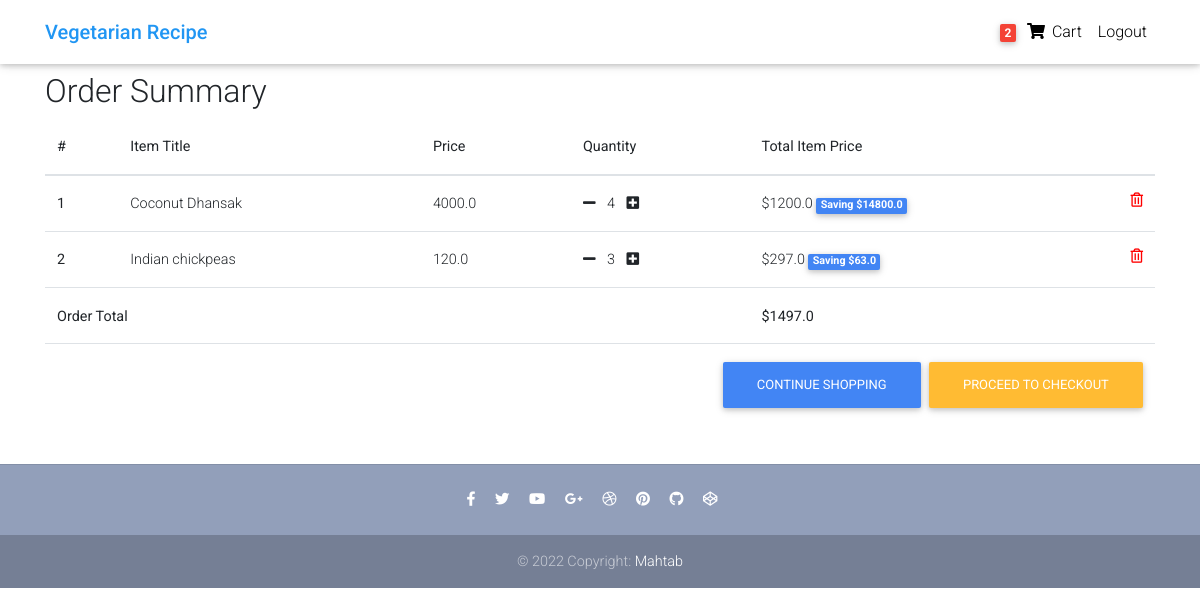
/order_summary/ (signed in), run on an earlier commit of the app's database.
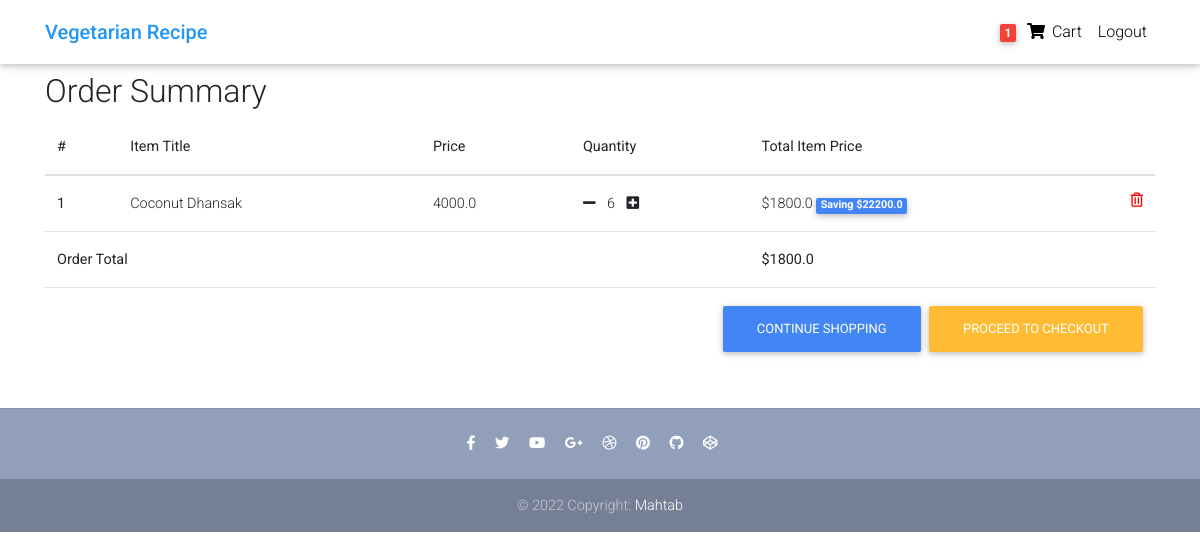
And on a later commit of the database.
### core/models.py (models this page shows, shortened)
class Order(models.Model):
    user = models.ForeignKey(settings.AUTH_USER_MODEL,
                             on_delete=models.CASCADE)
    items = models.ManyToManyField(OrderItem)
    start_date = models.DateTimeField(auto_now_add=True)
    ordered_date = models.DateTimeField()
    ordered = models.BooleanField(default=False)
    billing_address = models.ForeignKey('BillingAddress',
                                        on_delete=models.SET_NULL,null=True,blank=True)
    def get_total(self):
        total = 0
        for order_item in self.items.all():
            total+=order_item.get_final_price()
        return total

class OrderItem(models.Model):
    user = models.ForeignKey(settings.AUTH_USER_MODEL,
                             on_delete=models.CASCADE, blank=True, null=True)
    ordered = models.BooleanField(default=False)
    item = models.ForeignKey(Recipe, on_delete=models.CASCADE)
    quantity = models.IntegerField(default=1)
    def get_total_item_price(self):
        return self.quantity*self.item.price
    def get_total_discount_item_price(self):
        return self.quantity*self.item.discount_price
    def get_final_price(self):
        if self.item.discount_price:
            return self.item.discount_price*self.quantity
        return self.item.price*self.quantity
    def get_amount_saved(self):
        return self.get_total_item_price() - self.get_total_discount_item_price()

class Recipe(models.Model):
    STATUS_CHOICES = (
        (u'P', _('published')),
        (u'd', _('draft')),
        (u'i', _('idea')),
    )
    COMPLEXITY_CHOICES = (
        (1, _('еasy')),
        (2, _('medium')),
        (3, _('hard')),
    )
    owner = models.ForeignKey(settings.AUTH_USER_MODEL,
                             on_delete=models.CASCADE, related_name='recipes_created')
    title = models.CharField(max_length=250, unique=True,
                             verbose_name=_('title'))
    url = models.CharField(max_length=250, default='', unique=True, blank=True,
                           verbose_name=_('recipe url'))
    status = models.CharField(max_length=2, default=u'i',
                              choices=STATUS_CHOICES,
                              verbose_name=_('status'))
    category = models.ForeignKey(Category, on_delete=models.CASCADE,
                                 verbose_name=_('category'))
    complexity = models.IntegerField(default=1, choices=COMPLEXITY_CHOICES,
                                     verbose_name=_('complexity'))
    time = models.IntegerField(default=0, null=True, blank=True,
                               verbose_name=_('time'),
                               help_text=_("Total time for cooking, "
                                           "in minutes"))
    manually_weight = models.IntegerField(default=None, null=True, blank=True,
                                          verbose_name=_('manually_weight'),
                                          help_text=_("Weight after cooking, "
                                                      "in grams"))
    manually_energy = models.DecimalField(default=None, null=True, blank=True,
                                          max_digits=7, decimal_places=3,
                                          verbose_name=_('manually_energy'))
    manually_protein = models.DecimalField(default=None, null=True, blank=True,
                                           max_digits=7, decimal_places=3,
                                           verbose_name=_('manually_protein'))
    manually_fat = models.DecimalField(default=None, null=True, blank=True,
                                       max_digits=7, decimal_places=3,
                                       verbose_name=_('manually_fat'))
    manually_carbohydrate = models.DecimalField(default=None, null=True,
                                                blank=True, max_digits=7,
                                                decimal_places=3,
                                                verbose_name=_('manually_carbohydrate'))
    weight = models.IntegerField(default=0, verbose_name=_('weight'),
                                 help_text=_("Weight after cooking, in grams"))
    energy = models.DecimalField(default=0, max_digits=7, decimal_places=3,
                                 verbose_name=_('energy'))
    protein = models.DecimalField(default=0, max_digits=7, decimal_places=3,
                                  verbose_name=_('protein'))
    fat = models.DecimalField(default=0, max_digits=7, decimal_places=3,
                              verbose_name=_('fat'))
    carbohydrate = models.DecimalField(default=0, max_digits=7,
                                       decimal_places=3,
                                       verbose_name=_('carbohydrate'))
    image = AjaxImageField(null=True, blank=True, upload_to='images',
                           max_width=1024, max_height=768, crop=True,
                           verbose_name=_('image'))
    thumbnail = ImageSpecField(source='image',
                               processors=[ResizeToFill(400, 300)],
                               format='JPEG', options={'quality': 90})
    tags = models.ManyToManyField(Tag, blank=True, verbose_name=_('tags'),
                                  help_text=_('tags'))
    label = models.CharField(choices=LABEL_CHOICES, max_length=1)
    slug = models.SlugField()
    price = models.FloatField()
    discount_price = models.FloatField(blank=True, null=True)
    description = models.TextField(blank=True, verbose_name=_('description'))
    def fullness(self):
        """ return recipe fullnes """
        fullness = 0
        if self.image:
            fullness = fullness + 20
        if self.description:
            fullness = fullness + 10
        ok_gram = True
        ok_energy = True
        ok_nutrients = True
        ingredients = self.recipeingredient_set.all()
        if ingredients:
            fullness = fullness + 20
            for ingredient in ingredients:
                if ingredient.roughly:
                    ok_gram = False
                if ingredient.ingredient.energy is None:
                    ok_energy = False
                if ingredient.ingredient.protein is None or \
                        ingredient.ingredient.fat is None or \
                        ingredient.ingredient.carbohydrate is None:
                    ok_nutrients = False
            if ok_gram:
                fullness = fullness + 20
            if ok_energy:
                fullness = fullness + 20
            if ok_nutrients:
                fullness = fullness + 5
        if self.recipeimage_set.all():
            fullness = fullness + 5
        return '%i%%' % fullness
    fullness.short_description = _('fullness')
    def recipe_tags(self):
        """ return recipe tags, comma separated """
        return ", ".join([t.name for t in self.tags.all()])
    recipe_tags.short_description = _('tags')
    def recipe_ingredients(self, maximum=3, weight=False, more=False):
        """ return list of recipe ingredients """
        ingredients = []
        for i in self.recipeingredient_set.all():
            if weight:
                ingr = "{}: {} {}".format(i.ingredient.name, i.weight, _('gr'))
            else:
                ingr = i.ingredient.name
            ingredients.append(ingr)
        return ', '.join(ingredients[0:maximum]) + \
                    (' ...' if (maximum < len(ingredients) and more) else '')
    recipe_ingredients.short_description = _('ingredients')
    def has_roughly(self):
        """ return True if recipe has roughly ingridient """
        has_roughly = False
        for i in self.recipeingredient_set.all():
            if i.roughly:
                has_roughly = True
        return has_roughly
    has_roughly.short_description = _('Has roughly')
    class Meta:
        verbose_name = _('recipe')
        verbose_name_plural = _('recipes')

### core/views.py (the view)
# urls.py: path('order_summary/',OrderSummaryView.as_view(),name='order_summary'),
class OrderSummaryView(LoginRequiredMixin,View):
    def get(self,*args,**kwargs):
        try:
            order = Order.objects.get(user = self.request.user,ordered=False)
            context = {'object':order}
            return render(self.request,'order_summary.html',context)
        except ObjectDoesNotExist:
            messages.error(self.request,'You do ot have an acitve order')
            return redirect('/')

### core/templatetags/cart_template_tags.py (called while the page is built)
@register.filter
def cart_item_count(user):
    if user.is_authenticated:
        qs = Order.objects.filter(user=user,ordered=False)
        if qs.exists():
            return qs[0].items.count()
    else:
        return 0

### templates/order_summary.html (shortened to what this page needs)
{% extends "base.html" %}
{% load static %}
{% load i18n %}
{%load cart_template_tags %}
{%load vegetarian_cookbook_tags %}
{% block content %}
<main>
  <div class="container">
    <div class="table-responsive text-nowrap">
        <h2>Order Summary</h2>
            <table class="table">
            <thead>
                <tr>
                <th scope="col">#</th>
                <th scope="col">Item Title</th>
                <th scope="col">Price</th>
                <th scope="col">Quantity</th>
                <th scope="col">Total Item Price</th>
                </tr>
            </thead>
            <tbody>
                {%for order_item in object.items.all%}
                <tr>
                    <th scope="row">{{forloop.counter}}</th>
                    <td>{{order_item.item.title}}</td>
                    <td>{{order_item.item.price}}</td>
                    <td>
                        <a href="{% url 'core:remove-single-item-from-cart' order_item.item.url order_item.item.slug %}"><i class="fas fa-minus mr-2"></i></a>
                        {{order_item.quantity}}
                        <a href="{% url 'core:add-to-cart' order_item.item.url order_item.item.slug %}"><i class="fas fa-plus-square ml-2"></i></a>
                    </td>
                    <td>
                        {%if order_item.item.discount_price%}
                            ${{order_item.get_total_discount_item_price}}
                            <span class="badge badge-primary">Saving ${{order_item.get_amount_saved}}</span>
                        {%else%}
                            ${{order_item.get_total_item_price}}
                        {%endif%}
                        <a style="color:red;" href="{%url 'core:remove-from-cart' order_item.item.url order_item.item.slug%}">
                            <i class="far fa-trash-alt float-right"></i>
                        </a>
                    </td>
                </tr>
                {%endfor%}
                {%if object.get_total%}
                <tr>
                    <td colspan="4"><b>Order Total</b></td>
                    <td><b>${{object.get_total}}</b></td>
                </tr>
                <tr>
                    <td colspan="5">
                        <a class="btn btn-warning float-right ml-2" href="/checkout/">Proceed to Checkout</a>
                        <a class="btn btn-primary float-right" href="/">Continue Shopping</a>
                    </td>
                </tr>
                {%endif%}
            </tbody>
            </table>
      </div>
  </div>
</main>
{% endblock content %}

### templates/navbar.html (shortened to what this page needs)
{% load static %}
{% load i18n %}
{%load cart_template_tags %}
{%load vegetarian_cookbook_tags %}
<nav class="navbar fixed-top navbar-expand-lg navbar-light white scrolling-navbar">
    <div class="container">
      <a class="navbar-brand waves-effect" href="/">
        <strong class="blue-text">Vegetarian Recipe</strong>
      </a>
      <div class="collapse navbar-collapse" id="navbarSupportedContent">
        <ul class="navbar-nav nav-flex-icons">
          {% if request.user.is_authenticated %}
          <li class="nav-item">
            <a class="nav-link waves-effect" href="{% url 'core:order_summary' %}">
              <span class="badge red z-depth-1 mr-1"> {{request.user|cart_item_count}} </span>
              <i class="fas fa-shopping-cart"></i>
              <span class="clearfix d-none d-sm-inline-block"> Cart </span>
            </a>
          </li>
          <li class="nav-item">
            <a class="nav-link waves-effect" href="{% url 'core:logoutuser' %}">
              <span class="clearfix d-none d-sm-inline-block"> Logout </span>
            </a>
          </li>
          {%endif%}
        </ul>
      </div>
    </div>
  </nav>

What changed in the data, as far as the page shows it:
removed OrderItem: item "Indian chickpeas", item.price "120.0", quantity "3", get_total_discount_item_price "297.0", get_amount_saved "63.0"
changed OrderItem "Coconut Dhansak": quantity "4" → "6"; get_total_discount_item_price "1200.0" → "1800.0"; get_amount_saved "14800.0" → "22200.0"
changed through a linked row, Order: get_total "1497.0" → "1800.0"
Also different on the page:
{{ request.user|cart_item_count }}: "2" → "1"
